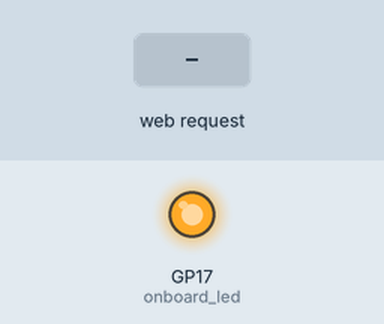
Recording of a program running on a simulated Raspberry Pi Pico running MicroPython. Shown: output pins drawn as LEDs (lit = HIGH). Inputs (shaded band) come from the test bench. WiFi joins after 1.5 s; files that are not in the repository are absent; what the program prints to the serial console is not drawn.

Above: at 2.1 s.
At 6.2 s:
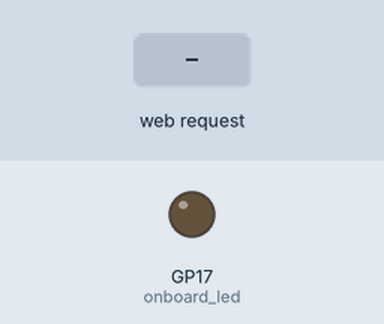
6.3 s: HTTP request GET / received
Timing chart, 0 to 9.3 s (numbered marks = the images above; inputs shaded):
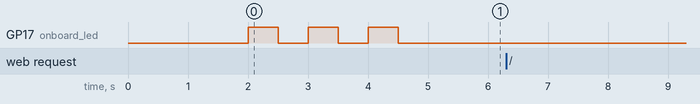

The program:

WebSite_Relay.py
```python
# Filename: main.py
# Raspberry Pi Pico W
# 匯入Pico W MicroPython模組
import rp2 # 匯入rp2模組，該模組包含專門用於RP2040的函數和類
import network  # 匯入network模組，用於連接WiFi
import ubinascii # 匯入ubinascii模組，用於將MAC地址轉換為十六進制字串
import machine # 匯入machine模組，用於GPIO控制
import urequests as requests # 匯入urequests模組，用於HTTP請求
import time # 匯入time模組，用於延時
import socket # # 匯入socket模組，用於建立套接字
# 設定國家/地區程式碼以避免發生可能的錯誤
# CN/US/DE/DK/GB/JP(國家或地區程式碼：中國/美國/德國/丹麥/英國/日本)
rp2.country('TW') # 這裡設定Pico W的國家/地區程式碼為中國
wlan = network.WLAN(network.STA_IF) # 建立WLAN連接對象
wlan.active(True) # 啟動WLAN介面

# 查看Pico W開發板無線WiFi的MAC地址
# 獲取MAC地址，並將其轉換為十六進制字串
mac = ubinascii.hexlify(network.WLAN().config('mac'),':').decode()
print('Pico W MAC地址=' + mac)   # 顯示Pico W開發板十六進制MAC地址

ssid = 'Home_CCS&Lou'    # 設定WiFi名稱 (ssid: service set identifier)
# ssid = 'f28203416f'    # 設定WiFi名稱 (ssid: service set identifier)
psw = 'f28203416f'  # 設定WiFi密碼

# ssid = '所使用的WiFi名稱'    # 設定WiFi名稱 (ssid: service set identifier)
# psw = '所使用的WiFi密碼'  # 設定WiFi密碼

wlan.connect(ssid, psw)  # 連接到WiFi網路

timeout = 10   # 設定最長等待連接時間為10秒
while timeout > 0:
    if wlan.status() < 0 or wlan.status() >= 3: # 如果WiFi連接成功或者失敗
        break # 跳出循環
    timeout -= 1
    print('等待連接!')
    time.sleep(1) # 延時1秒

# 定義Pico W板載LED閃亮函數
def onboard_led_blink(blink_numbers):
    onboard_led = machine.Pin(17, machine.Pin.OUT) # 建立GPIO控制對象
    for i in range(blink_numbers):
        onboard_led.value(1)  # 點亮LED
        # onboard_led.on()  # 另一種點亮LED的方法
        time.sleep(0.5)
        onboard_led.value(0) # 熄滅LED
        # onboard_led.off() # 另一種熄滅LED的方法
        time.sleep(0.5)

wlan_status = wlan.status() # 獲取當前WiFi連接狀態
onboard_led_blink(wlan_status) # 根據WiFi連接狀態控制LED

# 處理連接錯誤
if wlan_status != 3: # 如果WiFi連接失敗
    raise RuntimeError('WiFi連接失敗!') # 拋出異常
else:
    print('WiFi已連接...')
    status = wlan.ifconfig() # 獲取WiFi介面組態資訊
    print('IP地址=' + status[0]) # 輸出IP地址

# 定義載入HTML頁面函數
def get_html(html_name):
    with open(html_name, 'r') as file: # 打開HTML檔案
        html = file.read() # 讀取HTML內容
    return html

# 打開HTTP Web伺服器套接字socket
addr = socket.getaddrinfo('192.168.137.57', 80)[0][-1] # 獲取IP地址和連接埠號
s = socket.socket() # 建立socket對象
s.bind(addr)        # 繫結socket到IP地址和連接埠號
                    # 開始監聽連接埠號，最多隻允許1個客戶端連接
s.listen(1)

print('正在監聽', addr)

onboard_led = machine.Pin(17, machine.Pin.OUT)

# 進入循環，監聽連接
while True:
    try:
        # 接受客戶端連接，獲取連接和地址
        cl, addr = s.accept()
        print('客戶機連接來自', addr)
        # 接收客戶端請求消息
        r = cl.recv(1024)
        r = str(r)
        # 在請求消息中尋找是否有開/關LED的命令
        onboard_led_on = r.find('?onboard_led=1')
        onboard_led_off = r.find('?onboard_led=0')
        print('LED=', onboard_led_on)
        print('LED=', onboard_led_off)
        # 若找到'?onboard_led=1'，則開LED
        if onboard_led_on > -1:
            print('開LED')
            onboard_led.value(1)
        # 若找到'?onboard_led=0'，則關LED
        if onboard_led_off > -1:
            print('關LED')
            onboard_led.value(0)
        # 獲取HTML檔案內容
        response = get_html('index.html')
        # 傳送HTTP響應頭
        cl.send('HTTP/1.0 200 OK\r\nContent-type: text/html\r\n\r\n')
        # 傳送HTML檔案內容
        cl.send(response)
        # 關閉客戶端套接字
        cl.close()
    # 若發生OSError錯誤，則關閉客戶端套接字並輸出相關資訊
    except OSError as e:
        cl.close()
        print('關閉連接')
```

Measured:
- after the input at 6.3 s, every drawn part: stays the same
